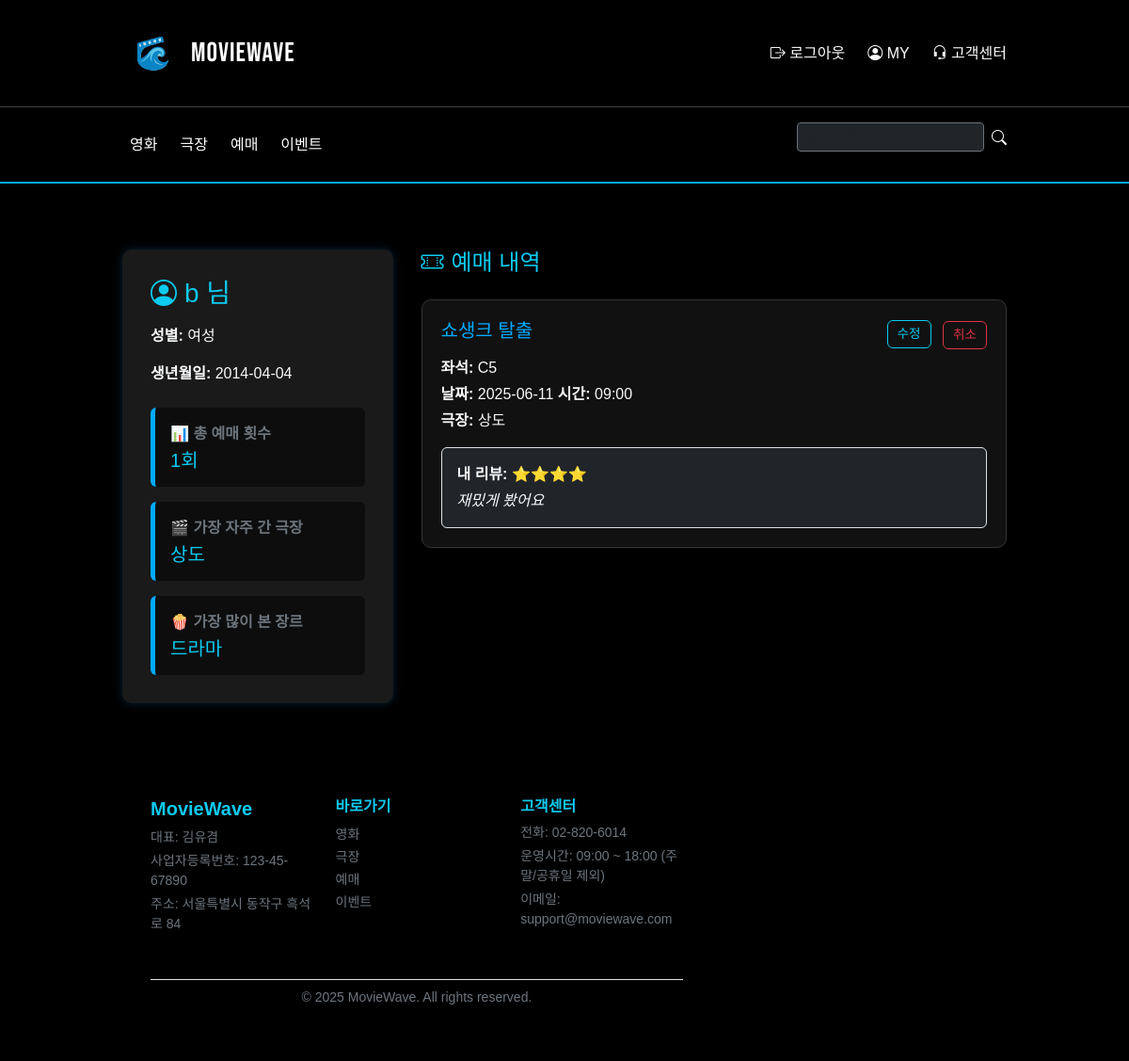
Page /mypage.php (signed in) on the committed database.
### tables this page shows
CREATE TABLE `users` (
  `id` varchar(20) NOT NULL,
  `pwd` varchar(255) DEFAULT NULL,
  `name` varchar(30) DEFAULT NULL,
  `gender` varchar(10) DEFAULT NULL,
  `birth` date DEFAULT NULL,
  `nickname` varchar(50) NOT NULL,
  `genre` varchar(255) DEFAULT NULL,
  PRIMARY KEY (`id`)
);

CREATE TABLE `reservations` (
  `reserve_id` int NOT NULL AUTO_INCREMENT,
  `user_id` varchar(20) DEFAULT NULL,
  `movie_id` int DEFAULT NULL,
  `seat` varchar(5) DEFAULT NULL,
  `date` date DEFAULT NULL,
  `theater` varchar(50) DEFAULT NULL,
  `time` varchar(10) DEFAULT NULL,
  PRIMARY KEY (`reserve_id`),
  KEY `user_id` (`user_id`),
  KEY `movie_id` (`movie_id`),
  CONSTRAINT `reservations_ibfk_1` FOREIGN KEY (`user_id`) REFERENCES `users` (`id`),
  CONSTRAINT `reservations_ibfk_2` FOREIGN KEY (`movie_id`) REFERENCES `movies` (`movie_id`)
);

CREATE TABLE `movies` (
  `movie_id` int NOT NULL AUTO_INCREMENT,
  `title` varchar(50) DEFAULT NULL,
  `genre` varchar(20) DEFAULT NULL,
  `runtime` int DEFAULT NULL,
  `rating` varchar(10) DEFAULT NULL,
  PRIMARY KEY (`movie_id`)
);

CREATE TABLE `reviews` (
  `review_id` int NOT NULL AUTO_INCREMENT,
  `user_id` varchar(50) NOT NULL,
  `movie_id` int NOT NULL,
  `rating` int NOT NULL,
  `comment` text,
  `created_at` datetime DEFAULT CURRENT_TIMESTAMP,
  PRIMARY KEY (`review_id`),
  CONSTRAINT `reviews_chk_1` CHECK ((`rating` between 1 and 5))
);

### mypage.php (the view, shortened to what this page needs)
<?php
include 'db.php';
include 'header.php';
$user_id = $_SESSION['user_id'];
$user_result = $conn->query("SELECT * FROM users WHERE id = '$user_id'");
$user = $user_result->fetch_assoc();
$reserve_query = "
SELECT r.reserve_id, r.movie_id, m.title, r.seat, r.date, r.time, r.theater
FROM reservations r
JOIN movies m ON r.movie_id = m.movie_id
WHERE r.user_id = '$user_id'
ORDER BY r.date DESC
";
$reservations = $conn->query($reserve_query);
$favorite_sql = "
SELECT genre
FROM movies
WHERE genre = (
  SELECT m.genre
  FROM reservations r
  JOIN movies m ON r.movie_id = m.movie_id
  WHERE r.user_id = '$user_id' AND m.genre IS NOT NULL
  GROUP BY m.genre
  ORDER BY COUNT(*) DESC
  LIMIT 1
)
LIMIT 1;
";
$favorite_result = $conn->query($favorite_sql);
$favorite_genre = $favorite_result->num_rows > 0 ? $favorite_result->fetch_assoc()['genre'] : null;
$total_sql = "SELECT COUNT(*) AS total FROM reservations WHERE user_id = '$user_id'";
$total_result = $conn->query($total_sql);
$total_count = $total_result->fetch_assoc()['total'] ?? 0;
$theater_sql = "
SELECT theater
FROM reservations
WHERE user_id = '$user_id'
GROUP BY theater
ORDER BY COUNT(*) DESC
LIMIT 1;
";
$my_reviews = [];
$review_result = $conn->query("SELECT movie_id, rating, comment FROM reviews WHERE user_id = '$user_id'");
while ($r = $review_result->fetch_assoc()) {
    $my_reviews[$r['movie_id']] = $r;
}
$theater_result = $conn->query($theater_sql);
$favorite_theater = $theater_result->num_rows > 0 ? $theater_result->fetch_assoc()['theater'] : null;
?>
<!DOCTYPE html>
<html lang="ko">
<head>
  <link href="https://cdn.jsdelivr.net/npm/bootstrap@5.3.2/dist/css/bootstrap.min.css" rel="stylesheet">
  <link rel="stylesheet" href="style.css">
  <link href="https://cdn.jsdelivr.net/npm/bootstrap-icons@1.10.5/font/bootstrap-icons.css" rel="stylesheet">
</head>
<body class="bg-black text-light">
<div class="container mypage-wrapper">
  <div class="profile-card">
    <h3 class="text-info mb-3"><i class="bi bi-person-circle me-2"></i><?php echo htmlspecialchars($user['name']); ?> 님</h3>
    <p><strong>성별:</strong> <?php echo $user['gender'] === 'male' ? '남성' : '여성'; ?></p>
    <p><strong>생년월일:</strong> <?php echo $user['birth']; ?></p>
    <div class="mt-4 p-3 rounded" style="background-color: #0d0d0d; border-left: 5px solid #00aaff;">
      <p class="mb-1 text-secondary fw-bold">📊 총 예매 횟수</p>
      <h5 class="text-info m-0"><?= $total_count ?>회</h5>
    </div>
    <?php if ($favorite_theater): ?>
    <div class="mt-3 p-3 rounded" style="background-color: #0d0d0d; border-left: 5px solid #00aaff;">
      <p class="mb-1 text-secondary fw-bold">🎬 가장 자주 간 극장</p>
      <h5 class="text-info m-0"><?= htmlspecialchars($favorite_theater) ?></h5>
    </div>
    <?php endif; ?>
    <?php if ($favorite_genre): ?>
    <div class="mt-3 p-3 rounded" style="background-color: #0d0d0d; border-left: 5px solid #00aaff;">
      <p class="mb-1 text-secondary fw-bold">🍿 가장 많이 본 장르</p>
      <h5 class="text-info m-0"><?= htmlspecialchars($favorite_genre) ?></h5>
    </div>
    <?php endif; ?>
  </div>
<div class="reserve-list">
  <h4 class="mb-4 text-info"><i class="bi bi-ticket-perforated me-2"></i>예매 내역</h4>
  <?php if ($reservations->num_rows > 0): ?>
    <?php while ($row = $reservations->fetch_assoc()): ?>
      <?php $review = $my_reviews[$row['movie_id']] ?? null; ?>
      <div class="reserve-card">
        <div class="d-flex justify-content-between align-items-center mb-2">
          <h5><?php echo $row['title']; ?></h5>
          <div>
            <a href="update_reservation.php?id=<?php echo $row['reserve_id']; ?>" class="btn btn-outline-info me-2">수정</a>
            <form action="cancel_reservation.php" method="post" class="d-inline" onsubmit="return confirm('정말 취소하시겠습니까?');">
              <button type="submit" class="btn btn-outline-danger" style="margin-top: 2px;">취소</button>
            </form>
          </div>
        </div>
        <p class="mb-1"><strong>좌석:</strong> <?php echo $row['seat']; ?></p>
        <p class="mb-1"><strong>날짜:</strong> <?php echo $row['date']; ?> <strong>시간:</strong> <?php echo $row['time']; ?></p>
        <p class="mb-0"><strong>극장:</strong> <?php echo $row['theater']; ?></p>
        <?php if ($review): ?>
          <div class="mt-3 p-3 border rounded bg-dark text-light">
            <p class="mb-1"><strong>내 리뷰:</strong> <?= str_repeat("⭐", $review['rating']) ?></p>
            <?php if (!empty($review['comment'])): ?>
              <p class="mb-0"><em><?= htmlspecialchars($review['comment']) ?></em></p>
            <?php endif; ?>
          </div>
        <?php endif; ?>
      </div>
    <?php endwhile; ?>
  <?php else: ?>
    <p class="text-light">예매 내역이 없습니다.</p>
  <?php endif; ?>
</div>
<?php include 'footer.php'; ?>
</body>
</html>

### style.css (style rules this page uses)
body { background-color: #000; color: #fff; font-family: 'Noto Sans KR', sans-serif; margin: 0; padding: 0; }
.container { padding: 30px; max-width: 1000px; margin: auto; }
button, input[type="submit"] { background-color: #007acc; color: white; border: none; padding: 10px 20px; margin-top: 10px; cursor: pointer; border-radius: 4px; }
h2, h3 { color: #00aaff; }
a { color: #00aaff; text-decoration: none; }

### mypage.php (style rules this page uses)
.mypage-wrapper { display: flex; flex-wrap: wrap; gap: 30px; margin-top: 40px; }
.profile-card { background-color: #1a1a1a; padding: 30px; border-radius: 10px; box-shadow: 0 0 10px rgba(0, 170, 255, 0.2); flex: 1 1 280px; min-width: 250px; }
.reserve-list { flex: 3 1 600px; }
.reserve-card { background-color: #111; border: 1px solid #333; padding: 20px; border-radius: 10px; margin-bottom: 20px; }
.reserve-card h5 { color: #00aaff; }
.btn-outline-danger, .btn-outline-info { padding: 4px 10px; font-size: 0.85rem; }

### rows in the picture
users: name "b", birth "2014-04-04"
reservations: movie.title "쇼생크 탈출", seat "C5", date "2025-06-11", time "09:00", theater "상도", movie.rating "⭐⭐⭐⭐", movie.comment "재밌게 봤어요"

### other values in the picture
$total_count "1"
$favorite_theater "상도"
$favorite_genre "드라마"
